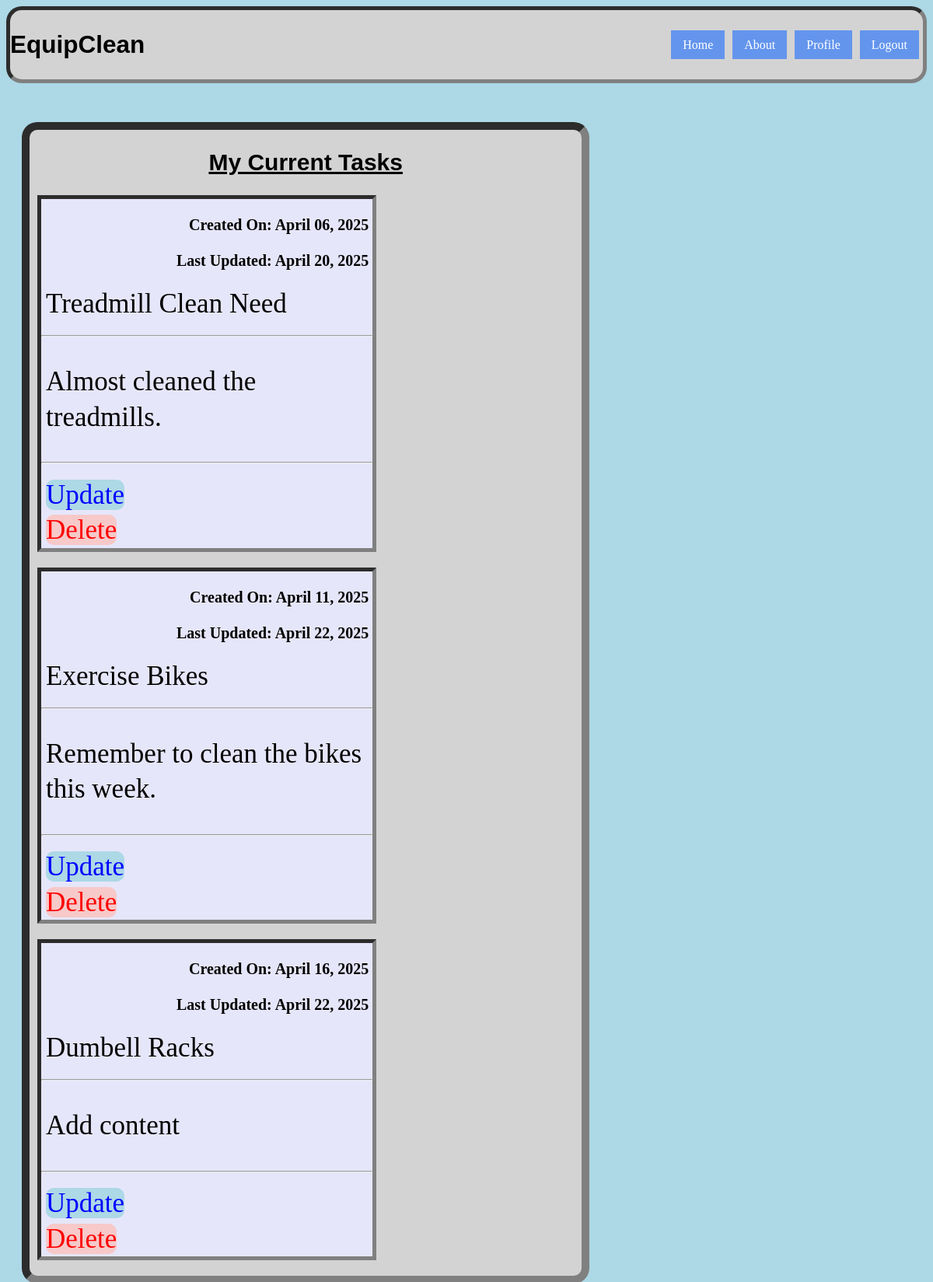
Page /view-task/ (signed in) on the earlier database version.
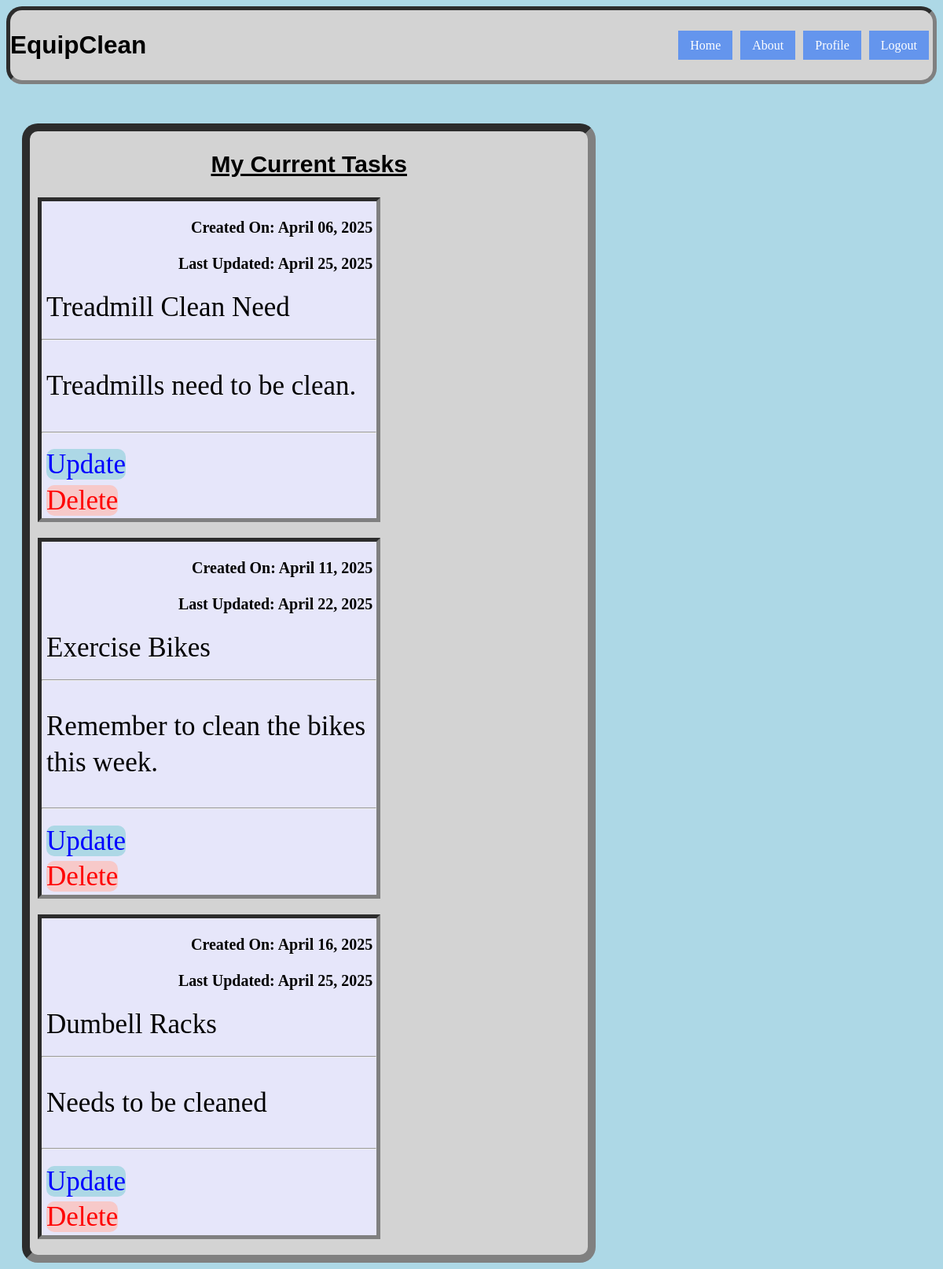
Same page on the later database version.
### my_app/models.py (models this page shows)
class Task(models.Model):
    title = models.CharField(max_length=100)
    content = models.TextField()
    date_posted = models.DateTimeField(default=timezone.now)
    date_updated = models.DateTimeField(auto_now=True)
    user = models.ForeignKey(User, on_delete=models.CASCADE)

### my_app/views.py (the view)
# urls.py: path('view-task/', viewTask, name='viewTask'),
@login_required
def viewTask(request):
    current_user = request.user.id
    task = Task.objects.all().filter(user=current_user)
    context = {'task': task}
    return render(request, 'users/view-task.html', context=context)

### my_app/templates/users/view-task.html
{% extends "base.html" %}
{% load static %}
{% block content %}
<div class="view-task">
    <div class="content-view-task">
        <h2 style="text-align: center;">My Current Tasks</h2>
        {% for tsk in task %}
        <div class="container-view-task" style="border: 5px inset gray; background-color: lavender; width: 60%; margin-left: 10px; margin-bottom: 20px; margin-top:15px; line-height: 1.3; font-size: 35px;">
            <p style="text-align: right; font-weight: bold; font-size: 20px; margin-right: 5px;">Created On: {{ tsk.date_posted|date:"F d, Y" }}</p>
            <p style="text-align: right; font-weight: bold; font-size: 20px; margin-right: 5px;"> Last Updated: {{ tsk.date_updated|date:"F d, Y" }}</p>
            <p style="margin-left: 6px; margin-top: 6px; margin-bottom: 6px;">{{ tsk.title }}</p>
            <hr>
            <p style="margin-left: 6px;">{{ tsk.content }}</p>
            <hr>
            <a id="update-btn" href="{% url 'updateTask' tsk.id %}" >Update</a>
            <br>
            <a id="delete-btn" href="{% url 'deleteTask' tsk.id %}" >Delete</a>
        </div>
        {% endfor %}
    </div>
</div>
{% endblock %}

Differences in the rows shown:
changed Task "Treadmill Clean Need": date_updated "April 20, 2025" → "April 25, 2025"; content "Almost cleaned the treadmills." → "Treadmills need to be clean."
changed Task "Dumbell Racks": date_updated "April 22, 2025" → "April 25, 2025"; content "Add content" → "Needs to be cleaned"
